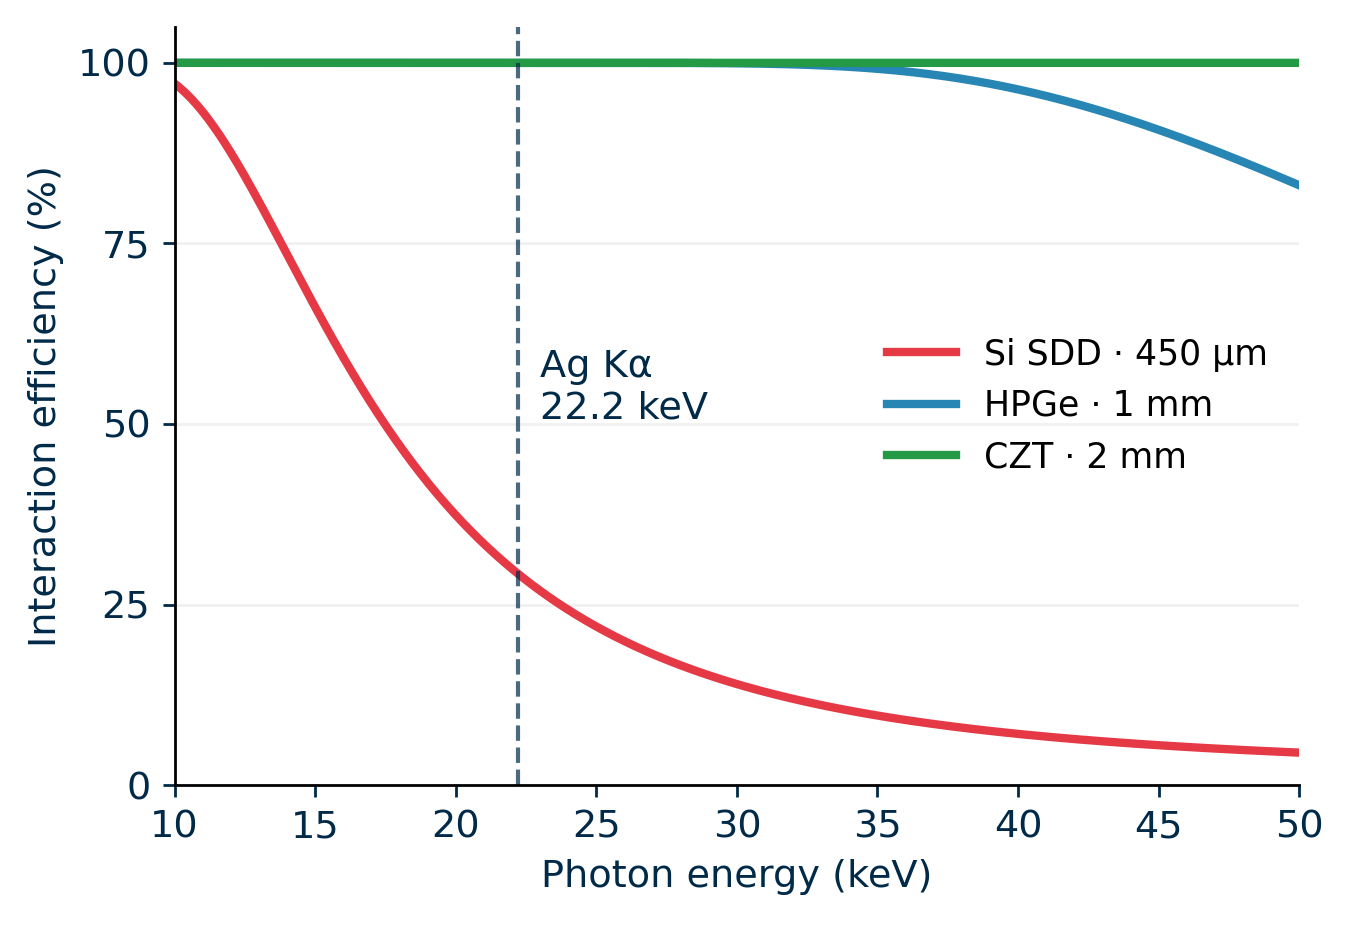

Write the Python code that produced this figure.
from pathlib import Path
import numpy as np
import matplotlib.pyplot as plt
import xraylib as xl
out=Path(__file__).parent
E=np.linspace(10,50,801)
comp={'Cd':.9,'Zn':.1,'Te':1}
mass=sum(n*xl.AtomicWeight(xl.SymbolToAtomicNumber(e)) for e,n in comp.items())
weights={e:n*xl.AtomicWeight(xl.SymbolToAtomicNumber(e))/mass for e,n in comp.items()}
def mu_czt(e):return sum(w*xl.CS_Total(xl.SymbolToAtomicNumber(z),e)for z,w in weights.items())
def eff(mu,rho,t):return 100*(-np.expm1(-np.array(mu)*rho*t))
curves=[('Si SDD · 450 µm',eff([xl.CS_Total(14,e)for e in E],2.33,.045),'#e63946'),('HPGe · 1 mm',eff([xl.CS_Total(32,e)for e in E],5.32,.1),'#2786b3'),('CZT · 2 mm',eff([mu_czt(e)for e in E],5.8,.2),'#249a46')]
plt.rcParams.update({'font.family':'DejaVu Sans','font.size':11,'axes.labelcolor':'#002a48','xtick.color':'#002a48','ytick.color':'#002a48'})
fig,ax=plt.subplots(figsize=(5.4,3.7))
for label,ys,c in curves:ax.plot(E,ys,label=label,c=c,lw=2.4)
ax.axvline(22.2,color='#002a48',lw=1.2,ls='--',alpha=.7)
ax.text(23,55,'Ag Kα\n22.2 keV',fontsize=11,color='#002a48',va='center')
ax.set(xlim=(10,50),ylim=(0,105),xlabel='Photon energy (keV)',ylabel='Interaction efficiency (%)')
ax.set_yticks([0,25,50,75,100]);ax.grid(axis='y',alpha=.18);ax.spines[['top','right']].set_visible(False)
ax.legend(loc='center right',frameon=False,fontsize=10)
fig.tight_layout(pad=.7)
fig.savefig(out/'efficiency.png',dpi=250)
fig.savefig(out/'efficiency.pdf')
print('Ag Kalpha Si efficiency:',eff([xl.CS_Total(14,22.2)],2.33,.045)[0])
print('Ag Kalpha CZT efficiency:',eff([mu_czt(22.2)],5.8,.2)[0])
plt.show()
